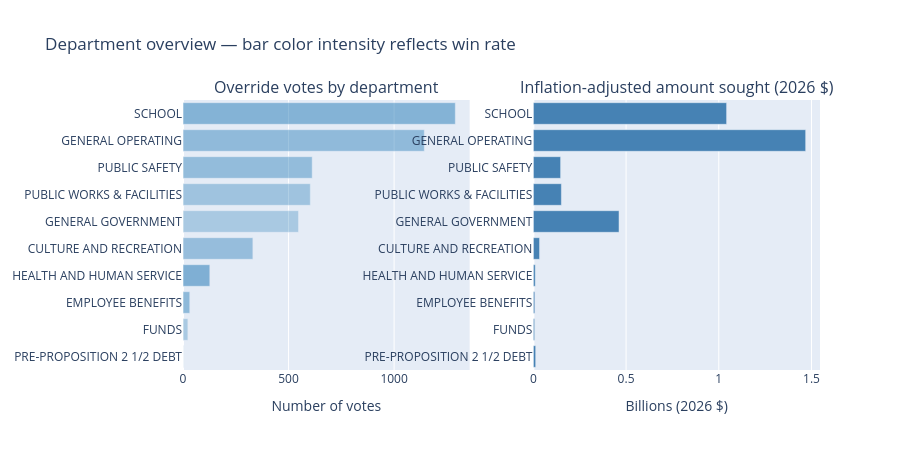
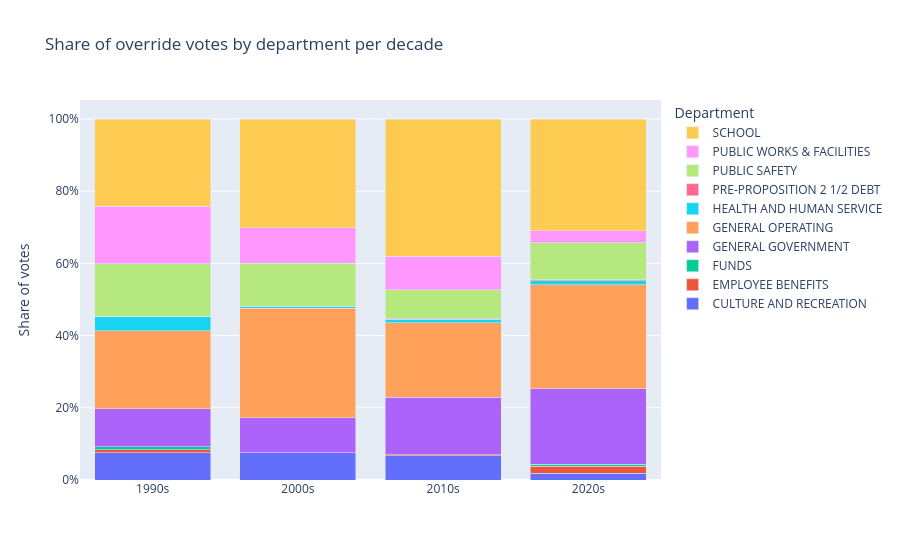
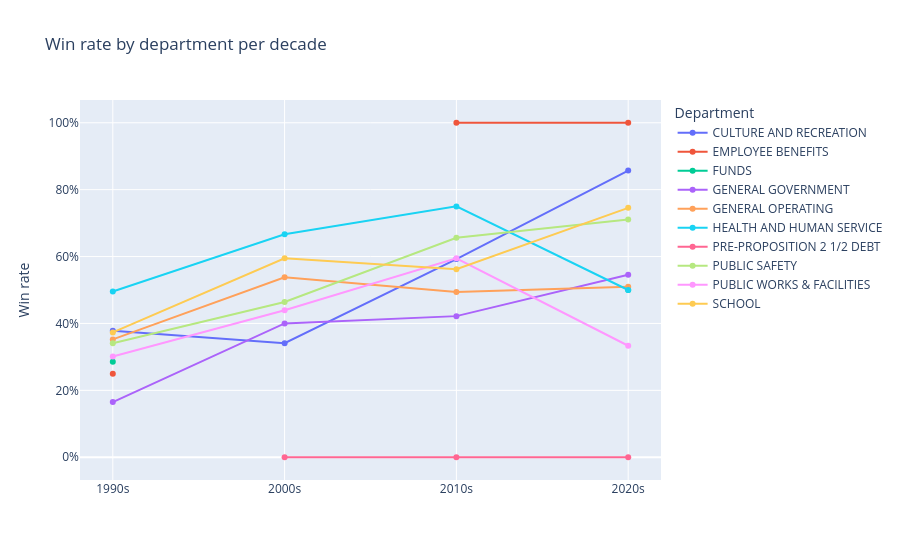

The notebook cell these images were saved under, in order:
### Markdown cell above
# Which departments are most affected?

### Code cell
CURRENT_YEAR = 2026
DECADE_LABELS = ["1990s", "2000s", "2010s", "2020s"]

df = pd.read_excel("investigations/city_budget/override_votes.xlsx")
overrides = df[df["Vote Type"] == "Override"].copy()
overrides["Amount_adj"] = overrides["Amount"] * (1.025 ** (CURRENT_YEAR - overrides["Fiscal Year"]))
overrides["decade"] = (overrides["Fiscal Year"] // 10) * 10

# ── 1. Overview: votes, win rate, and dollars by department ──────────────────
dept = (
    overrides.groupby("Department")
    .agg(
        n_votes=("Amount", "count"),
        win_rate=("Win / Loss", lambda s: (s == "WIN").mean()),
        amount_adj=("Amount_adj", "sum"),
    )
    .sort_values("n_votes", ascending=True)
)

fig1 = make_subplots(
    rows=1, cols=2,
    subplot_titles=("Override votes by department", "Inflation-adjusted amount sought (2026 $)"),
)
fig1.add_bar(
    y=dept.index, x=dept["n_votes"],
    orientation="h", name="Votes",
    marker_color=[f"rgba(31,119,180,{w:.2f})" for w in dept["win_rate"]],
    customdata=dept["win_rate"],
    hovertemplate="%{y}<br>Votes: %{x}<br>Win rate: %{customdata:.0%}<extra></extra>",
    row=1, col=1,
)
fig1.add_bar(
    y=dept.index, x=dept["amount_adj"] / 1e9,
    orientation="h", name="Amount ($B)",
    marker_color="steelblue",
    hovertemplate="%{y}<br>$%{x:.2f}B<extra></extra>",
    row=1, col=2,
)
fig1.update_layout(
    title="Department overview — bar color intensity reflects win rate",
    height=450,
    showlegend=False,
)
fig1.update_xaxes(title_text="Number of votes", row=1, col=1)
fig1.update_xaxes(title_text="Billions (2026 $)", row=1, col=2)
fig1.show()

# ── 2. Department mix over time ───────────────────────────────────────────────
decade_dept = (
    overrides.groupby(["decade", "Department"])
    .size()
    .unstack(fill_value=0)
)
decade_dept.index = DECADE_LABELS

# Normalise to share of votes each decade
decade_dept_pct = decade_dept.div(decade_dept.sum(axis=1), axis=0)

fig2 = go.Figure()
for dept_name in decade_dept_pct.columns:
    fig2.add_bar(
        x=decade_dept_pct.index,
        y=decade_dept_pct[dept_name],
        name=dept_name,
    )
fig2.update_layout(
    barmode="stack",
    title="Share of override votes by department per decade",
    yaxis_tickformat=".0%",
    yaxis_title="Share of votes",
    legend_title="Department",
)
fig2.show()

# ── 3. Win rate by department over time ──────────────────────────────────────
decade_win = (
    overrides.groupby(["decade", "Department"])["Win / Loss"]
    .apply(lambda s: (s == "WIN").mean())
    .unstack()
)
decade_win.index = DECADE_LABELS

fig3 = go.Figure()
for dept_name in decade_win.columns:
    fig3.add_scatter(
        x=decade_win.index,
        y=decade_win[dept_name],
        name=dept_name,
        mode="lines+markers",
    )
fig3.update_layout(
    title="Win rate by department per decade",
    yaxis_tickformat=".0%",
    yaxis_title="Win rate",
    legend_title="Department",
)
fig3.show()

# ── 4. Print summary table ────────────────────────────────────────────────────
summary = dept.sort_values("n_votes", ascending=False).copy()
summary["win_rate"] = summary["win_rate"].apply(lambda x: f"{x:.0%}")
summary["amount_adj"] = summary["amount_adj"].apply(lambda x: f"${x/1e6:,.0f}M")
summary.columns = ["Votes", "Win rate", "Amount (2026 $M)"]
print(summary.to_string())

### Figure 1 — Plotly figure (JSON) as saved in the notebook; plotly's stock layout.template omitted (floating-point values rounded to 4 significant figures)
{"data": [{"customdata": [0.0, 0.3043, 0.4375, 0.5118, 0.3958, 0.298, 0.3466, 0.4085, 0.4348, 0.4891], "hovertemplate": "%{y}<br>Votes: %{x}<br>Win rate: %{customdata:.0%}<extra></extra>", "marker": {"color": ["rgba(31,119,180,0.00)", "rgba(31,119,180,0.30)", "rgba(31,119,180,0.44)", "rgba(31,119,180,0.51)", "rgba(31,119,180,0.40)", "rgba(31,119,180,0.30)", "rgba(31,119,180,0.35)", "rgba(31,119,180,0.41)", "rgba(31,119,180,0.43)", "rgba(31,119,180,0.49)"]}, "name": "Votes", "orientation": "h", "type": "bar", "x": [3, 23, 32, 127, 331, 547, 603, 612, 1143, 1290], "xaxis": "x", "y": ["PRE-PROPOSITION 2 1/2 DEBT", "FUNDS", "EMPLOYEE BENEFITS", "HEALTH AND HUMAN SERVICE", "CULTURE AND RECREATION", "GENERAL GOVERNMENT", "PUBLIC WORKS & FACILITIES", "PUBLIC SAFETY", "GENERAL OPERATING", "SCHOOL"], "yaxis": "y"}, {"hovertemplate": "%{y}<br>$%{x:.2f}B<extra></extra>", "marker": {"color": "steelblue"}, "name": "Amount ($B)", "orientation": "h", "type": "bar", "x": [0.01256, 0.006776, 0.007758, 0.01024, 0.0335, 0.462, 0.1512, 0.1471, 1.469, 1.042], "xaxis": "x2", "y": ["PRE-PROPOSITION 2 1/2 DEBT", "FUNDS", "EMPLOYEE BENEFITS", "HEALTH AND HUMAN SERVICE", "CULTURE AND RECREATION", "GENERAL GOVERNMENT", "PUBLIC WORKS & FACILITIES", "PUBLIC SAFETY", "GENERAL OPERATING", "SCHOOL"], "yaxis": "y2"}], "layout": {"annotations": [{"font": {"size": 16}, "showarrow": false, "text": "Override votes by department", "x": 0.225, "xanchor": "center", "xref": "paper", "y": 1, "yanchor": "bottom", "yref": "paper"}, {"font": {"size": 16}, "showarrow": false, "text": "Inflation-adjusted amount sought (2026 $)", "x": 0.775, "xanchor": "center", "xref": "paper", "y": 1, "yanchor": "bottom", "yref": "paper"}], "height": 450, "showlegend": false, "title": {"text": "Department overview — bar color intensity reflects win rate"}, "xaxis": {"anchor": "y", "domain": [0, 0.45], "title": {"text": "Number of votes"}}, "xaxis2": {"anchor": "y2", "domain": [0.55, 1], "title": {"text": "Billions (2026 $)"}}, "yaxis": {"anchor": "x", "domain": [0, 1]}, "yaxis2": {"anchor": "x2", "domain": [0, 1]}}}

### Figure 2 — Plotly figure (JSON) as saved in the notebook; plotly's stock layout.template omitted (floating-point values rounded to 4 significant figures)
{"data": [{"name": "CULTURE AND RECREATION", "type": "bar", "x": ["1990s", "2000s", "2010s", "2020s"], "y": [0.07553, 0.07496, 0.06716, 0.01902]}, {"name": "EMPLOYEE BENEFITS", "type": "bar", "x": ["1990s", "2000s", "2010s", "2020s"], "y": [0.008674, 0.0, 0.002488, 0.01902]}, {"name": "FUNDS", "type": "bar", "x": ["1990s", "2000s", "2010s", "2020s"], "y": [0.007589, 0.0, 0.0, 0.005435]}, {"name": "GENERAL GOVERNMENT", "type": "bar", "x": ["1990s", "2000s", "2010s", "2020s"], "y": [0.1052, 0.09796, 0.1592, 0.2092]}, {"name": "GENERAL OPERATING", "type": "bar", "x": ["1990s", "2000s", "2010s", "2020s"], "y": [0.2165, 0.3024, 0.2065, 0.288]}, {"name": "HEALTH AND HUMAN SERVICE", "type": "bar", "x": ["1990s", "2000s", "2010s", "2020s"], "y": [0.04084, 0.005111, 0.00995, 0.01087]}, {"name": "PRE-PROPOSITION 2 1/2 DEBT", "type": "bar", "x": ["1990s", "2000s", "2010s", "2020s"], "y": [0.0, 0.0008518, 0.002488, 0.002717]}, {"name": "PUBLIC SAFETY", "type": "bar", "x": ["1990s", "2000s", "2010s", "2020s"], "y": [0.1453, 0.1193, 0.0796, 0.1033]}, {"name": "PUBLIC WORKS & FACILITIES", "type": "bar", "x": ["1990s", "2000s", "2010s", "2020s"], "y": [0.1583, 0.09881, 0.09204, 0.03261]}, {"name": "SCHOOL", "type": "bar", "x": ["1990s", "2000s", "2010s", "2020s"], "y": [0.2421, 0.3007, 0.3806, 0.3098]}], "layout": {"barmode": "stack", "legend": {"title": {"text": "Department"}}, "title": {"text": "Share of override votes by department per decade"}, "yaxis": {"tickformat": ".0%", "title": {"text": "Share of votes"}}}}

### Figure 3 — Plotly figure (JSON) as saved in the notebook; plotly's stock layout.template omitted (floating-point values rounded to 4 significant figures)
{"data": [{"mode": "lines+markers", "name": "CULTURE AND RECREATION", "type": "scatter", "x": ["1990s", "2000s", "2010s", "2020s"], "y": [0.378, 0.3409, 0.5926, 0.8571]}, {"mode": "lines+markers", "name": "EMPLOYEE BENEFITS", "type": "scatter", "x": ["1990s", "2000s", "2010s", "2020s"], "y": [0.25, NaN, 1.0, 1.0]}, {"mode": "lines+markers", "name": "FUNDS", "type": "scatter", "x": ["1990s", "2000s", "2010s", "2020s"], "y": [0.2857, NaN, NaN, 0.5]}, {"mode": "lines+markers", "name": "GENERAL GOVERNMENT", "type": "scatter", "x": ["1990s", "2000s", "2010s", "2020s"], "y": [0.1649, 0.4, 0.4219, 0.5455]}, {"mode": "lines+markers", "name": "GENERAL OPERATING", "type": "scatter", "x": ["1990s", "2000s", "2010s", "2020s"], "y": [0.3523, 0.538, 0.494, 0.5094]}, {"mode": "lines+markers", "name": "HEALTH AND HUMAN SERVICE", "type": "scatter", "x": ["1990s", "2000s", "2010s", "2020s"], "y": [0.4956, 0.6667, 0.75, 0.5]}, {"mode": "lines+markers", "name": "PRE-PROPOSITION 2 1/2 DEBT", "type": "scatter", "x": ["1990s", "2000s", "2010s", "2020s"], "y": [NaN, 0.0, 0.0, 0.0]}, {"mode": "lines+markers", "name": "PUBLIC SAFETY", "type": "scatter", "x": ["1990s", "2000s", "2010s", "2020s"], "y": [0.3408, 0.4643, 0.6562, 0.7105]}, {"mode": "lines+markers", "name": "PUBLIC WORKS & FACILITIES", "type": "scatter", "x": ["1990s", "2000s", "2010s", "2020s"], "y": [0.3014, 0.4397, 0.5946, 0.3333]}, {"mode": "lines+markers", "name": "SCHOOL", "type": "scatter", "x": ["1990s", "2000s", "2010s", "2020s"], "y": [0.3731, 0.5949, 0.5621, 0.7456]}], "layout": {"legend": {"title": {"text": "Department"}}, "title": {"text": "Win rate by department per decade"}, "yaxis": {"tickformat": ".0%", "title": {"text": "Win rate"}}}}
